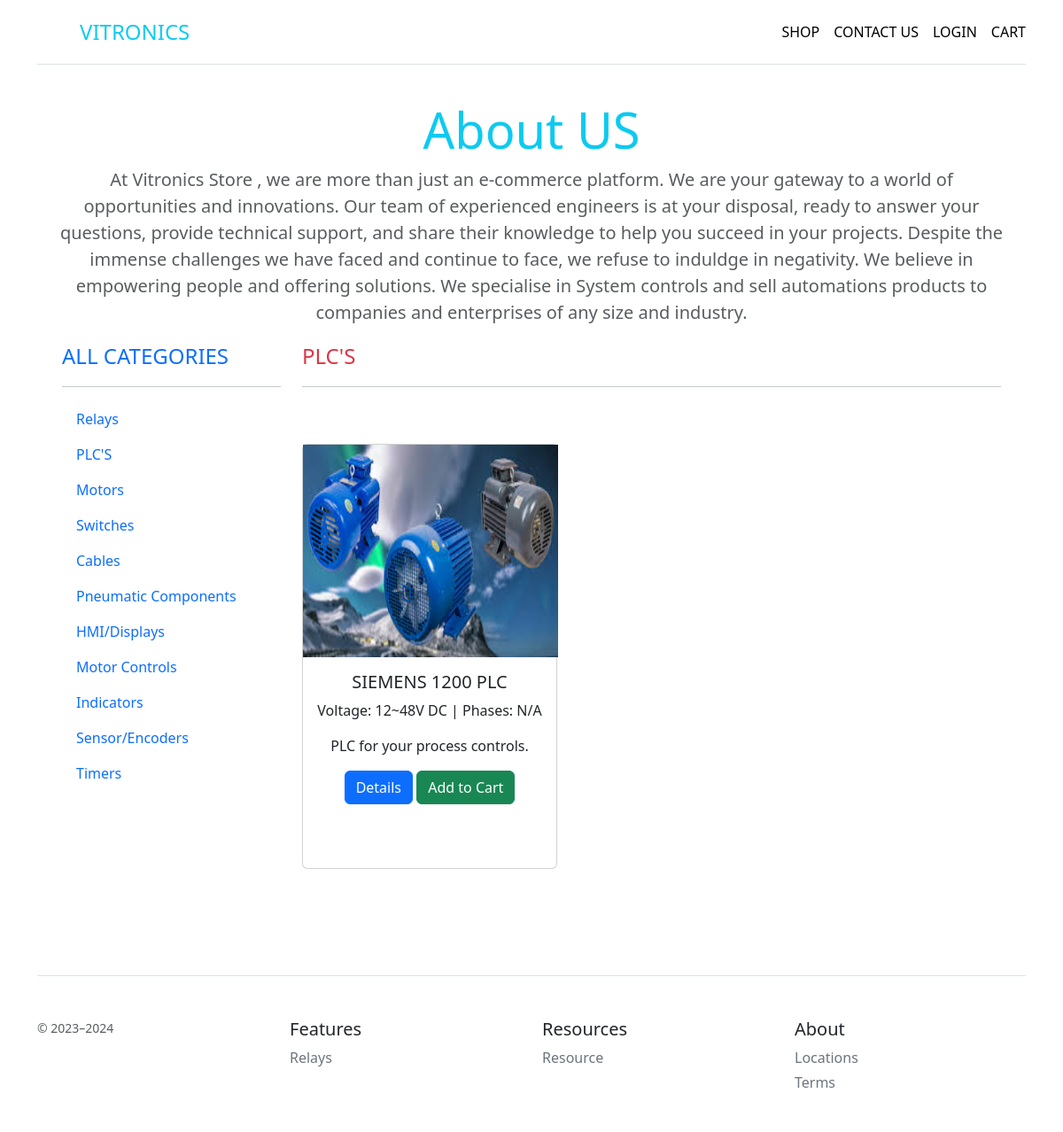
Screenshot of /store/category/2 with the database file from the repository.
### store/models.py (models this page shows, shortened)
class Category(models.Model):
    name = models.CharField(max_length=100)
    type = models.CharField(max_length=100)
    created_on = models.DateTimeField(auto_now=True)

class Product(models.Model):
    name = models.CharField(max_length=100)
    manufacturer = models.CharField(max_length=100, null=True)
    category = models.ManyToManyField(Category)
    voltage_level = models.CharField(choices=VOLTAGE_LEVELS, max_length=20)
    voltage_type = models.CharField(choices=VOLTAGE_TYPE, max_length=10)
    phases = models.CharField(choices=PHASES, max_length=20)
    power = models.IntegerField()
    price = models.IntegerField()
    featured_product = models.BooleanField(default=False)
    available = models.BooleanField(default=True)
    description = models.TextField(max_length=500, null=True)
    photo = models.ImageField(upload_to="images/store/products_main", null=True)
    created_on = models.DateTimeField(auto_now=True)

### store/views.py (the view)
# urls.py: path("category/<int:id>", views.filter_by_category, name="filtered"),
def filter_by_category(request, id: int):
    category = Category.objects.filter(id=id).first()
    categories = Category.objects.all()
    products = Product.objects.all().filter(category=category).order_by("-created_on")
    context = {"products": products, "categories": categories, "category": category}
    return render(request, "filtered-category.html", context)

### store/templates/filtered-category.html (shortened to what this page needs)
{% extends "home.html" %} {% load static %} {% block home %}
<div class="col-9">
  <a
    href=""
    class="d-flex align-items-center mb-3 mb-md-0 me-md-auto text-decoration-none"
  >
    <span class="fs-4 text-danger all-p">{{category.name}}</span>
  </a>
  <hr />
  {% if products %}
  <div class="row row-cols-1 row-cols-lg-3 align-items-stretch g-4 py-5">
    {% for product in products %}
    <div class="col">
      <div
        class="card"
        style="width: 18rem; height: 30rem"
      >
        <img
          src="{{product.photo.url}}"
          class="product-image"
          style="width: 18rem; height: 15rem"
          alt="..."
        />
        <div class="card-body">
          <h5 class="card-title product-name">{{product.name}}</h5>
          <p class="card-text">
            Voltage: {{product.voltage_level}}V {{product.voltage_type}} |
            Phases: {{product.phases}}
          </p>
          <p class="card-text">{{product.description}}</p>
          <a
            href="{% url "product-detail" product.id %}"
            class="btn btn-primary"
            >Details</a
          >
          <a
            href="#"
            class="btn btn-success"
            >Add to Cart</a
          >
        </div>
      </div>
    </div>
    {% endfor %}
  </div>
  {% endif %}
</div>
{% endblock home %}

### store/templates/home.html (shortened to what this page needs)
{% extends "nav-bar.html" %} {% block body %} {% load static %}
<div class="pricing-header p-3 pb-md-4 mx-auto text-center">
  <h1 class="display-4 fw-normal text-info">About US</h1>
  <p class="fs-5 text-body-secondary">
    At Vitronics Store , we are more than just an e-commerce platform. We are
    your gateway to a world of opportunities and innovations. Our team of
    experienced engineers is at your disposal, ready to answer your questions,
    provide technical support, and share their knowledge to help you succeed in
    your projects. Despite the immense challenges we have faced and continue to
    face, we refuse to induldge in negativity. We believe in empowering people
    and offering solutions. We specialise in System controls and sell
    automations products to companies and enterprises of any size and industry.
  </p>
  <div class="container-fluid">
    <div class="row">
      <div class="col-3">
        <a
          href="{% url "home" %}"
          class="d-flex align-items-center mb-3 mb-md-0 me-md-auto text-decoration-none"
        >
          <span class="fs-4">ALL CATEGORIES</span>
        </a>
        <hr />
        <ul class="nav nav-pills flex-column mb-auto">
          {% for category in categories %}
          <li>
            <a
              href="{% url "filtered" category.id %}"
              class="nav-link text-start"
            >
              {{category.name}}
            </a>
          </li>
          {% endfor %}
        </ul>
      </div>
      {% block home %}{% endblock home %}
    </div>
  </div>
</div>
{% endblock body %}

### rows the page displays
Category: name "Relays"
Category: name "PLC'S"
Category: name "Motors"
Category: name "Switches"
Category: name "Cables"
Category: name "Pneumatic Components"
Category: name "HMI/Displays"
Category: name "Motor Controls"
Category: name "Indicators"
Category: name "Sensor/Encoders"
Category: name "Timers"
Product: photo (picture), name "SIEMENS 1200 PLC", voltage_level "12~48", voltage_type "DC", phases "N/A", description "PLC for your process controls."
